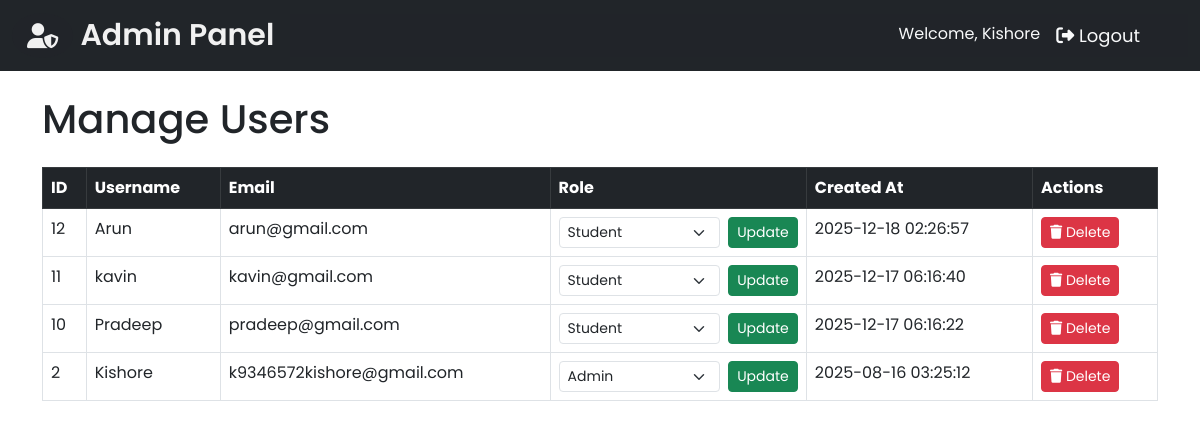
Page /manage_users.php (signed in) on the committed database.
### tables this page shows
CREATE TABLE `users` (
  `id` int(11) NOT NULL,
  `username` varchar(100) NOT NULL,
  `email` varchar(150) NOT NULL,
  `password` varchar(255) NOT NULL,
  `role` enum('student','admin') DEFAULT 'student',
  `created_at` timestamp NOT NULL DEFAULT current_timestamp()
);

### manage_users.php (the view, shortened to what this page needs)
<?php
include "connection.php";
$sql = "SELECT id, username, email, role, created_at FROM users ORDER BY created_at DESC";
$result = mysqli_query($conn, $sql);
?>
<!DOCTYPE html>
<html lang="en">
<head>
  <link rel="stylesheet" href="css/style.css">
  <link rel="stylesheet" href="https://cdn.jsdelivr.net/npm/bootstrap@5.3.0/dist/css/bootstrap.min.css">
  <link rel="stylesheet" href="https://cdnjs.cloudflare.com/ajax/libs/font-awesome/6.4.0/css/all.min.css">
</head>
<body>
  <nav class="navbar navbar-expand-lg navbar-dark bg-dark">
    <div class="container-fluid">
      <a class="navbar-brand" href="admin_dashboard.php"><i class="fa fa-user-shield"></i> Admin Panel</a>
      <div class="collapse navbar-collapse">
        <ul class="navbar-nav ms-auto">
          <li class="nav-item">
            <span class="nav-link text-light">Welcome, <?php echo $_SESSION['username']; ?></span>
          </li>
          <li class="nav-item">
            <a class="nav-link text-light" href="logout.php"><i class="fa fa-sign-out-alt"></i> Logout</a>
          </li>
        </ul>
      </div>
    </div>
  </nav>
  <div class="container mt-4">
    <h1 class="mb-4">Manage Users</h1>
    <table class="table table-bordered table-hover">
      <thead class="table-dark">
        <tr>
          <th>ID</th>
          <th>Username</th>
          <th>Email</th>
          <th>Role</th>
          <th>Created At</th>
          <th>Actions</th>
        </tr>
      </thead>
      <tbody>
        <?php while ($row = mysqli_fetch_assoc($result)) { ?>
        <tr>
          <td><?php echo $row['id']; ?></td>
          <td><?php echo htmlspecialchars($row['username']); ?></td>
          <td><?php echo htmlspecialchars($row['email']); ?></td>
          <td>
            <form method="POST" class="d-flex">
              <select name="role" class="form-select form-select-sm">
                <option value="student" <?php if ($row['role']=="student") echo "selected"; ?>>Student</option>
                <option value="admin" <?php if ($row['role']=="admin") echo "selected"; ?>>Admin</option>
              </select>
              <button type="submit" name="update_role" class="btn btn-sm btn-success ms-2">Update</button>
            </form>
          </td>
          <td><?php echo $row['created_at']; ?></td>
          <td>
            <form method="POST" onsubmit="return confirm('Are you sure you want to delete this user?');">
              <button type="submit" name="delete_user" class="btn btn-sm btn-danger"><i class="fa fa-trash"></i> Delete</button>
            </form>
          </td>
        </tr>
        <?php } ?>
      </tbody>
    </table>
  </div>
</body>
</html>

### css/style.css (style rules this page uses)
* { padding: 0; margin: 0; box-sizing: border-box; font-family: 'Poppins', sans-serif; }
.navbar { padding: 20px; background: #2B547E; }
.navbar .navbar-brand { color: #f1f1f1; font-size: 30px; margin-left: 0px; font-weight: 600; }
.navbar .navbar-brand i { font-size: 25px; background: #212429; border-radius: 50%; padding: 10px 15px; }
.navbar .collapse { background: #212429; }
.navbar ul li a { color: #f1f1f1; text-decoration: none; text-transform: capitalize; font-size: 18px; margin-right: 40px; }

### rows in the picture
users: id "12", username "Arun", email "arun@gmail.com", role "Student", created_at "2025-12-18 02:26:57"
users: id "11", username "kavin", email "kavin@gmail.com", role "Student", created_at "2025-12-17 06:16:40"
users: id "10", username "Pradeep", email "pradeep@gmail.com", role "Student", created_at "2025-12-17 06:16:22"
users: id "2", username "Kishore", email "k9346572kishore@gmail.com", role "Admin", created_at "2025-08-16 03:25:12"

### other values in the picture
$_SESSION['username'] "Kishore"
